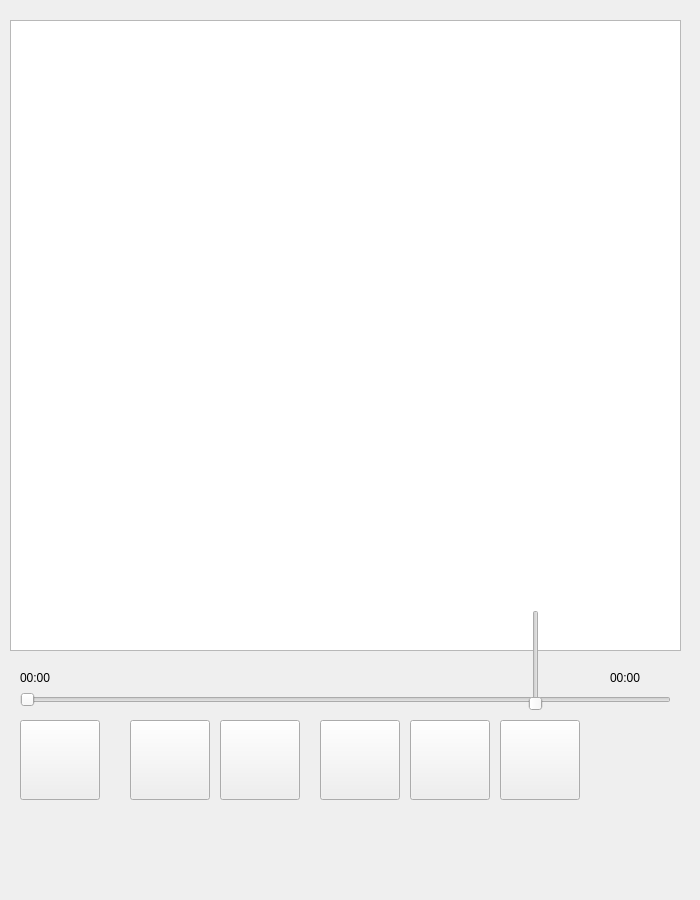
<?xml version="1.0" encoding="UTF-8"?>
<ui version="4.0">
 <class>Widget</class>
 <widget class="QWidget" name="Widget">
  <property name="geometry">
   <rect>
    <x>0</x>
    <y>0</y>
    <width>700</width>
    <height>900</height>
   </rect>
  </property>
  <property name="minimumSize">
   <size>
    <width>700</width>
    <height>900</height>
   </size>
  </property>
  <property name="windowTitle">
   <string>Widget</string>
  </property>
  <widget class="QListWidget" name="musicwidget">
   <property name="geometry">
    <rect>
     <x>10</x>
     <y>20</y>
     <width>671</width>
     <height>631</height>
    </rect>
   </property>
  </widget>
  <widget class="QSlider" name="horizontalSlider">
   <property name="geometry">
    <rect>
     <x>20</x>
     <y>690</y>
     <width>651</width>
     <height>20</height>
    </rect>
   </property>
   <property name="orientation">
    <enum>Qt::Horizontal</enum>
   </property>
  </widget>
  <widget class="QPushButton" name="pushButton_4">
   <property name="geometry">
    <rect>
     <x>320</x>
     <y>720</y>
     <width>80</width>
     <height>80</height>
    </rect>
   </property>
   <property name="minimumSize">
    <size>
     <width>80</width>
     <height>80</height>
    </size>
   </property>
   <property name="maximumSize">
    <size>
     <width>80</width>
     <height>80</height>
    </size>
   </property>
   <property name="styleSheet">
    <string notr="true">border-image: url(:/assets/play.png);</string>
   </property>
   <property name="text">
    <string/>
   </property>
  </widget>
  <widget class="QPushButton" name="pushButton_5">
   <property name="geometry">
    <rect>
     <x>410</x>
     <y>720</y>
     <width>80</width>
     <height>80</height>
    </rect>
   </property>
   <property name="minimumSize">
    <size>
     <width>80</width>
     <height>80</height>
    </size>
   </property>
   <property name="maximumSize">
    <size>
     <width>80</width>
     <height>80</height>
    </size>
   </property>
   <property name="styleSheet">
    <string notr="true">border-image: url(:/assets/right.png);</string>
   </property>
   <property name="text">
    <string/>
   </property>
  </widget>
  <widget class="QPushButton" name="pushButton_3">
   <property name="geometry">
    <rect>
     <x>220</x>
     <y>720</y>
     <width>80</width>
     <height>80</height>
    </rect>
   </property>
   <property name="minimumSize">
    <size>
     <width>80</width>
     <height>80</height>
    </size>
   </property>
   <property name="maximumSize">
    <size>
     <width>80</width>
     <height>80</height>
    </size>
   </property>
   <property name="styleSheet">
    <string notr="true">border-image: url(:/assets/left.png);</string>
   </property>
   <property name="text">
    <string/>
   </property>
  </widget>
  <widget class="QPushButton" name="pushButton_2">
   <property name="geometry">
    <rect>
     <x>130</x>
     <y>720</y>
     <width>80</width>
     <height>80</height>
    </rect>
   </property>
   <property name="minimumSize">
    <size>
     <width>80</width>
     <height>80</height>
    </size>
   </property>
   <property name="maximumSize">
    <size>
     <width>80</width>
     <height>80</height>
    </size>
   </property>
   <property name="styleSheet">
    <string notr="true">border-image: url(:/assets/list.png);</string>
   </property>
   <property name="text">
    <string/>
   </property>
  </widget>
  <widget class="QPushButton" name="pushButton_7">
   <property name="geometry">
    <rect>
     <x>500</x>
     <y>720</y>
     <width>80</width>
     <height>80</height>
    </rect>
   </property>
   <property name="minimumSize">
    <size>
     <width>80</width>
     <height>80</height>
    </size>
   </property>
   <property name="maximumSize">
    <size>
     <width>80</width>
     <height>80</height>
    </size>
   </property>
   <property name="styleSheet">
    <string notr="true">border-image: url(:/assets/volume.png);</string>
   </property>
   <property name="text">
    <string/>
   </property>
  </widget>
  <widget class="QPushButton" name="pushButton">
   <property name="geometry">
    <rect>
     <x>20</x>
     <y>720</y>
     <width>80</width>
     <height>80</height>
    </rect>
   </property>
   <property name="minimumSize">
    <size>
     <width>80</width>
     <height>80</height>
    </size>
   </property>
   <property name="maximumSize">
    <size>
     <width>80</width>
     <height>80</height>
    </size>
   </property>
   <property name="styleSheet">
    <string notr="true">border-image: url(:/assets/file.png);</string>
   </property>
   <property name="text">
    <string/>
   </property>
  </widget>
  <widget class="QLabel" name="label">
   <property name="geometry">
    <rect>
     <x>20</x>
     <y>670</y>
     <width>71</width>
     <height>16</height>
    </rect>
   </property>
   <property name="styleSheet">
    <string notr="true">font: 10pt &quot;Microsoft YaHei UI&quot;;</string>
   </property>
   <property name="text">
    <string>00:00</string>
   </property>
  </widget>
  <widget class="QLabel" name="label2">
   <property name="geometry">
    <rect>
     <x>610</x>
     <y>670</y>
     <width>71</width>
     <height>16</height>
    </rect>
   </property>
   <property name="styleSheet">
    <string notr="true">font: 10pt &quot;Microsoft YaHei UI&quot;;</string>
   </property>
   <property name="text">
    <string>00:00</string>
   </property>
  </widget>
  <widget class="QSlider" name="verticalSlider">
   <property name="geometry">
    <rect>
     <x>520</x>
     <y>610</y>
     <width>31</width>
     <height>101</height>
    </rect>
   </property>
   <property name="orientation">
    <enum>Qt::Vertical</enum>
   </property>
  </widget>
 </widget>
 <resources/>
 <connections/>
</ui>
